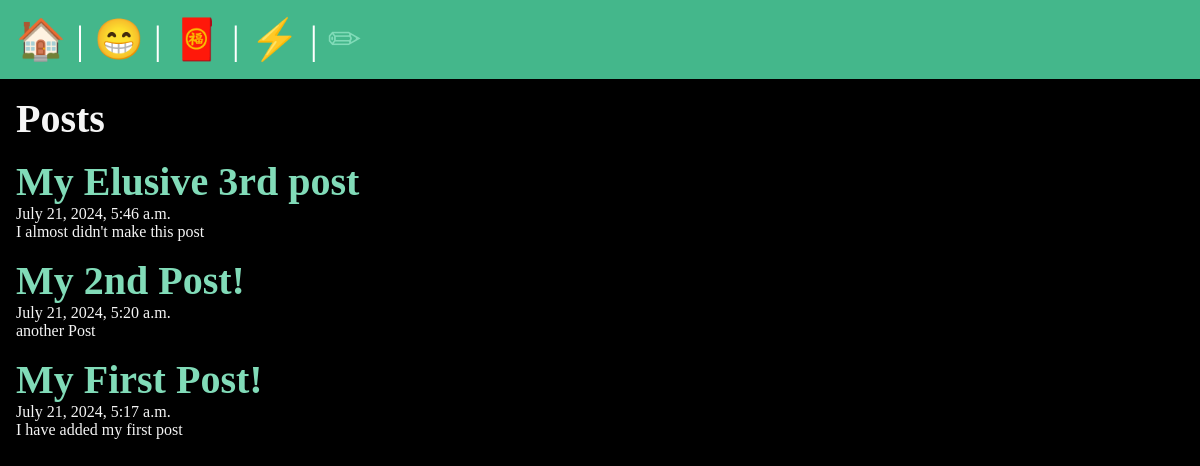
/posts/, run on the app's committed database.
### posts/models.py (models this page shows, shortened)
class Post(models.Model):
    title = models.CharField(max_length=75)
    body = models.TextField()
    slug = models.SlugField()
    date = models.DateTimeField(auto_now_add=True)
    banner = models.ImageField(default='fallback.png', blank=True)

### posts/views.py (the view)
# urls.py: path('', views.posts_list,name="list"),
def posts_list(request):
    posts=Post.objects.all().order_by('-date')
    return render(request,'posts/posts_list.html',
    {'posts':posts})

### posts/templates/posts/posts_list.html (shortened to what this page needs)
{% extends "layout.html" %}
{% block content %}
<section>
    <h1>Posts</h1>
    {% for post in posts %}
        <article class="post">
            <h2>
                <a href="{% url 'posts:page' slug=post.slug %}">
                    {{post.title}}
                </a>
            </h2>
            <p>{{post.date}}</p>
            <p>{{post.body}}</p>
        </article>
    {% endfor %}
</section>
{% endblock %}

### templates/layout.html (shortened to what this page needs)
<!DOCTYPE html>
{% load static %}
<html lang="en">
<head>
    <link rel="stylesheet" href="{% static 'css/style.css' %}">
</head>
</head>
<body>
    <nav>
        <a href="/">
            <span role="img" aria-label="Home" title="Home">🏠</span>
        </a> |
        <a href="/about">
            <span role="img" aria-label="About">😁</span>
        </a> |
        <a href="{% url 'posts:list' %}">
            <span role="img" aria-label="Posts">🧧</span>
        </a> |
        {% if user.is_authendicated %}
            <a href="{% url 'posts:new-post' %}">
                <span role="img" aria-label="New Post" title="New Post">🎁</span>
            </a> |
            <form class="logout" action="{% url 'users:logout' %}" method="post">
                {% csrf_token %}
                <button class="logout-button" aria-label="User Logout" title="User Logout">
                    💁‍♂️
                </button>
            </form>
        {% else %}
            <a href="{% url 'users:register' %}">
                <span role="img" aria-label="User Login" title="User Registration">⚡</span>
            </a> |
            <a href="{% url 'users:login' %}">
                <span role="img" aria-label="User Login" title="User Login">✏</span>
            </a>
        {% endif %}
    </nav>
    <main>
        {% block content %}
        {% endblock %}
    </main>
</body>
</html>

### static/css/style.css (style rules this page uses)
* { margin: 0; padding: 0; box-sizing: border-box; }
body { min-height: 100vh; background-color: black; color: whitesmoke; font-size: 3rem; }
nav { padding: 1rem; background-color: #44B78B; color: white; font-size: 2.5rem; }
main { padding: 1rem; }
section { display: flex; flex-flow: column; gap: 1rem; }
h1, h2 { font-size: 2.5rem; }
p { font-size: 1rem; }
a { text-decoration: none; color: #81dbb8; }

### data on the page
Post: title "My Elusive 3rd post", date "July 21, 2024, 5:46 a.m.", body "I almost didn't make this post"
Post: title "My 2nd Post!", date "July 21, 2024, 5:20 a.m.", body "another Post"
Post: title "My First Post!", date "July 21, 2024, 5:17 a.m.", body "I have added my first post"
